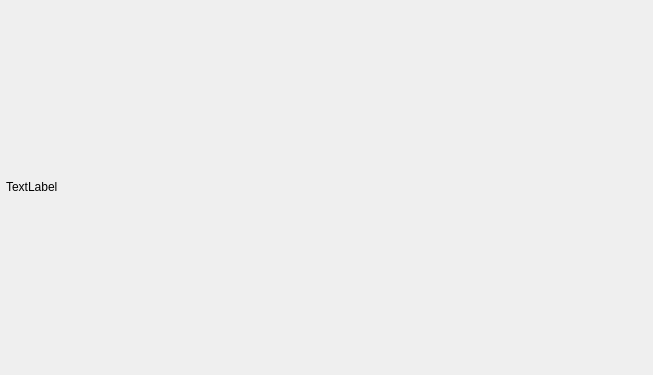
<?xml version="1.0" encoding="UTF-8"?>
<ui version="4.0">
 <class>Form</class>
 <widget class="QWidget" name="Form">
  <property name="geometry">
   <rect>
    <x>0</x>
    <y>0</y>
    <width>653</width>
    <height>375</height>
   </rect>
  </property>
  <property name="windowTitle">
   <string>Form</string>
  </property>
  <layout class="QHBoxLayout" name="horizontalLayout_2">
   <property name="leftMargin">
    <number>0</number>
   </property>
   <property name="topMargin">
    <number>0</number>
   </property>
   <property name="rightMargin">
    <number>0</number>
   </property>
   <property name="bottomMargin">
    <number>0</number>
   </property>
   <item>
    <layout class="QHBoxLayout" name="horizontalLayout" stretch="0,0">
     <property name="leftMargin">
      <number>0</number>
     </property>
     <property name="topMargin">
      <number>0</number>
     </property>
     <property name="rightMargin">
      <number>0</number>
     </property>
     <property name="bottomMargin">
      <number>0</number>
     </property>
     <item>
      <widget class="SvgWidget" name="value">
       <property name="sizePolicy">
        <sizepolicy hsizetype="Fixed" vsizetype="Fixed">
         <horstretch>0</horstretch>
         <verstretch>0</verstretch>
        </sizepolicy>
       </property>
       <property name="main_element" stdset="0">
        <string/>
       </property>
      </widget>
     </item>
     <item>
      <widget class="QLabel" name="label">
       <property name="sizePolicy">
        <sizepolicy hsizetype="MinimumExpanding" vsizetype="Fixed">
         <horstretch>0</horstretch>
         <verstretch>0</verstretch>
        </sizepolicy>
       </property>
       <property name="text">
        <string>TextLabel</string>
       </property>
       <property name="alignment">
        <set>Qt::AlignLeading|Qt::AlignLeft|Qt::AlignVCenter</set>
       </property>
      </widget>
     </item>
    </layout>
   </item>
  </layout>
 </widget>
 <customwidgets>
  <customwidget>
   <class>SvgWidget</class>
   <extends>QWidget</extends>
   <header>epyqlib.svgwidget</header>
  </customwidget>
 </customwidgets>
 <resources/>
 <connections/>
</ui>
